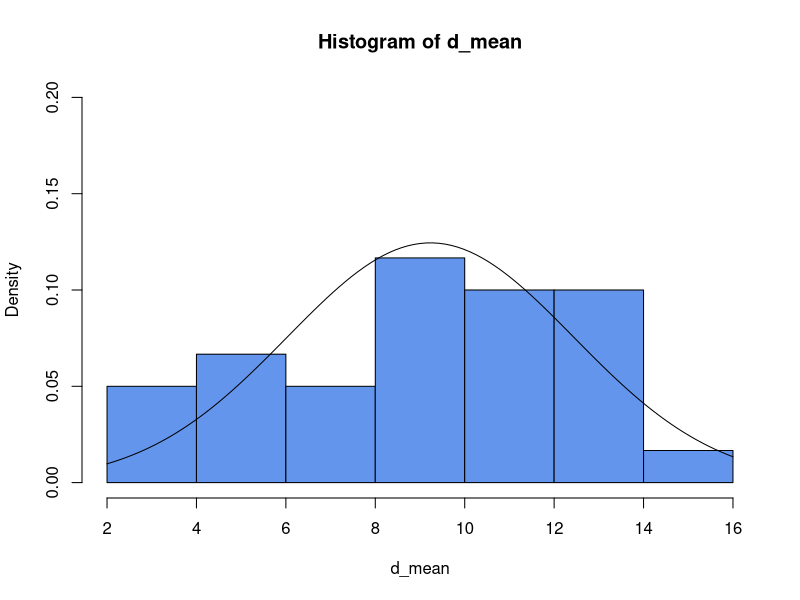
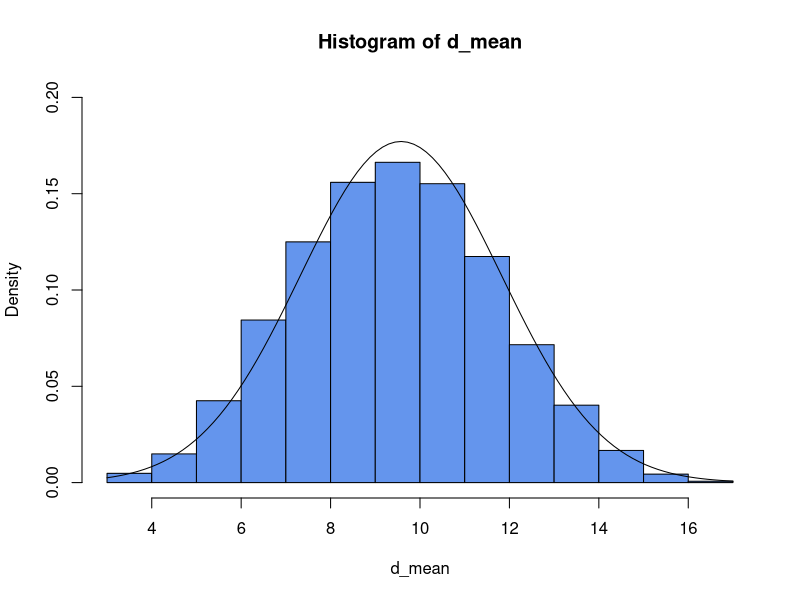

These figures' R source, in order:
## ---- chunk 1
knitr::opts_chunk$set(echo = TRUE)
## ---- chunk 2
N <- c(3, 4, 6, 8, 10, 11, 12, 15, 17)
media_N <- mean(N)
media_N
sd_N <- sd(N)
sd_N
## ---- chunk 3
N <- c(3, 4, 6, 8, 10, 11, 12, 15, 17)
d_mean <- c()
for (i in 1:30){
  d_mean[i] <- mean(sample(N,size = 4,replace = TRUE))
}
print(d_mean)
## ---- chunk 4
mean(d_mean)
sd(d_mean)
hist(d_mean,col = "cornflowerblue",freq = F,ylim = c(0,0.2))
curve(dnorm(x,mean(d_mean),sd(d_mean)),add=TRUE)
## ---- chunk 5
N <- c(3, 4, 6, 8, 10, 11, 12, 15, 17)
d_mean <- c()
for (i in 1:10000){
  d_mean[i] <- mean(sample(N,size = 4,replace = TRUE))
}
hist(d_mean,col = "cornflowerblue",freq = F,ylim = c(0,0.2))
curve(dnorm(x,mean(d_mean),sd(d_mean)),add=TRUE)
## ---- chunk 6
pnorm(-2.31)
